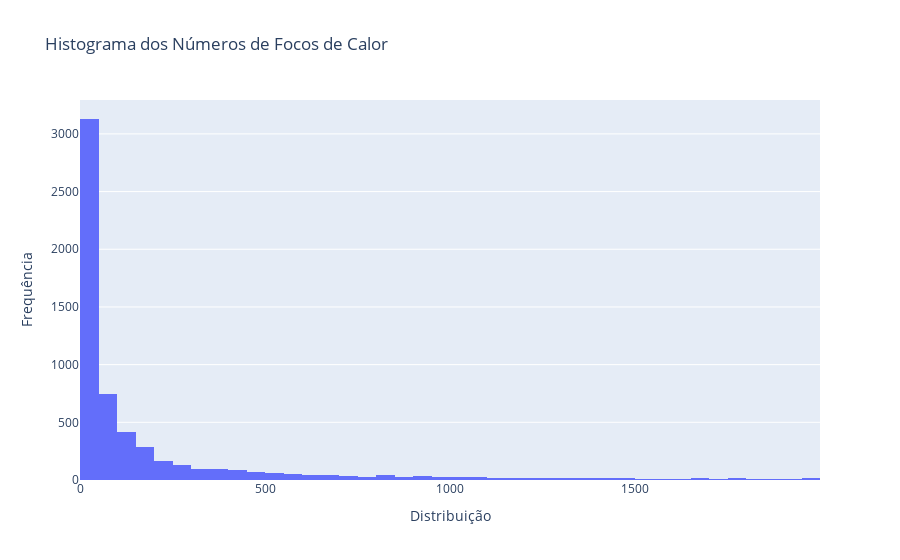

Source (notebook cell):
### Code cell
plot_histogram(base)

### Figure 1 — Plotly figure (JSON) as saved in the notebook; plotly's stock layout.template omitted (floating-point values rounded to 4 significant figures; data arrays with more than 128 entries replaced by an {"elided": "..."} marker saying what was removed)
{"data": [{"type": "histogram", "x": {"elided": "5949 int values"}}], "layout": {"title": {"text": "Histograma dos Números de Focos de Calor"}, "xaxis": {"title": {"text": "Distribuição"}}, "yaxis": {"title": {"text": "Frequência"}}}}
